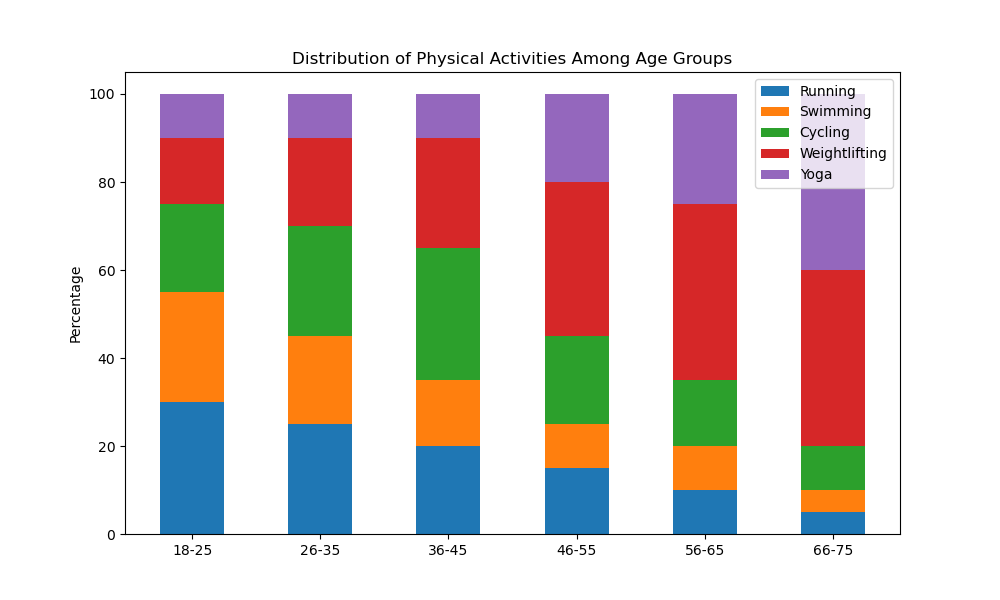

This chart was generated by the following Python code:

import matplotlib.pyplot as plt
import numpy as np

data = {
    'Age Group': ['18-25', '26-35', '36-45', '46-55', '56-65', '66-75'],
    'Running': [30, 25, 20, 15, 10, 5],
    'Swimming': [25, 20, 15, 10, 10, 5],
    'Cycling': [20, 25, 30, 20, 15, 10],
    'Weightlifting': [15, 20, 25, 35, 40, 40],
    'Yoga': [10, 10, 10, 20, 25, 40]
}

labels = data['Age Group']
running = np.array(data['Running'])
swimming = np.array(data['Swimming'])
cycling = np.array(data['Cycling'])
weightlifting = np.array(data['Weightlifting'])
yoga = np.array(data['Yoga'])

width = 0.5
fig, ax = plt.subplots(figsize=(10, 6))

ax.bar(labels, running, width, label='Running', color='#1f77b4')
ax.bar(labels, swimming, width, bottom=running, label='Swimming', color='#ff7f0e')
ax.bar(labels, cycling, width, bottom=running + swimming, label='Cycling', color='#2ca02c')
ax.bar(labels, weightlifting, width, bottom=running + swimming + cycling, label='Weightlifting', color='#d62728')
ax.bar(labels, yoga, width, bottom=running + swimming + cycling + weightlifting, label='Yoga', color='#9467bd')

ax.set_ylabel('Percentage')
ax.set_title('Distribution of Physical Activities Among Age Groups')
ax.legend(loc='upper right')

plt.show()
